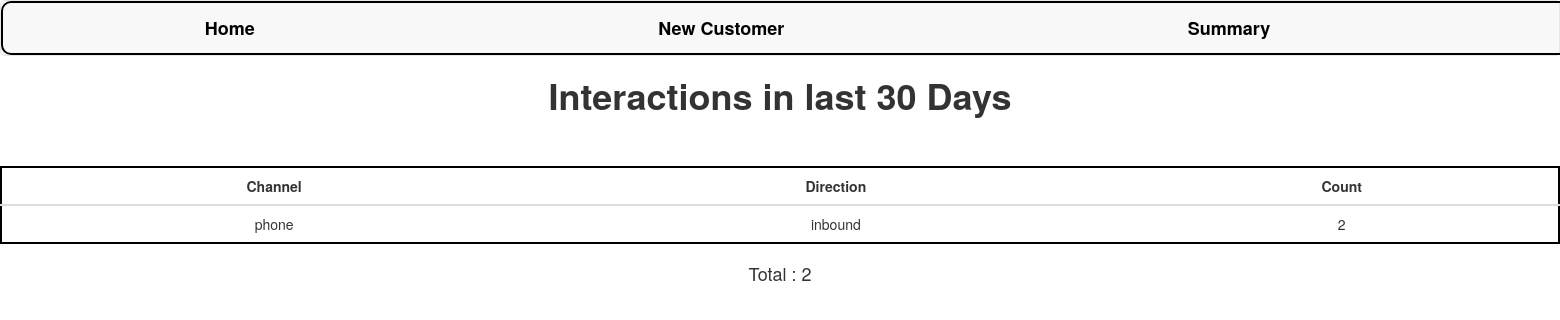
/summary/, run on an earlier commit of the app's database.
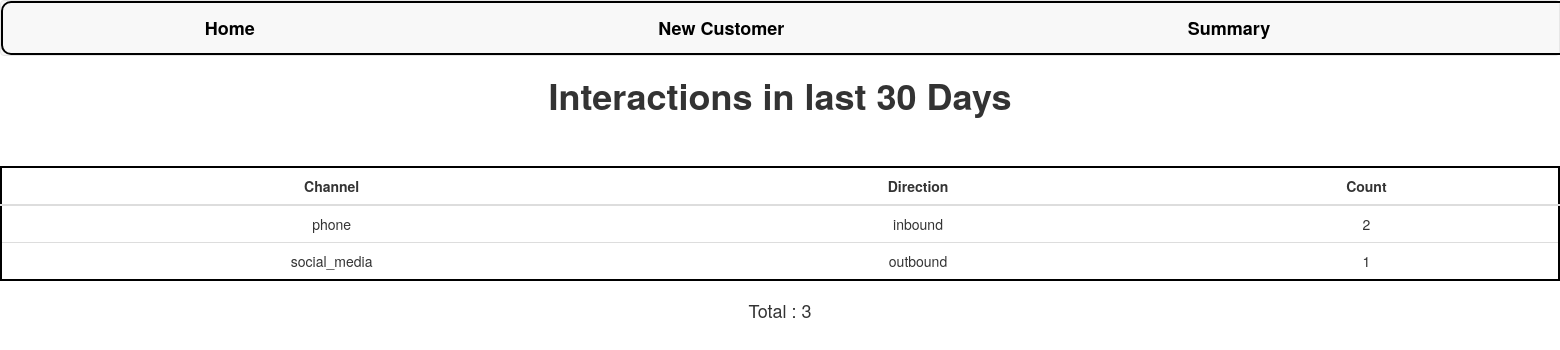
And on a later commit of the database.
### customer360/models.py (models this page shows)
class Interaction(models.Model):
    CHANNEL_CHOICES = [ # Max char length = 15
        ('phone', 'Phone'),
        ('sms', 'SMS'),
        ('email', 'Email'),
        ('letter', 'Letter'),
        ('social_media', 'Social Media'),
    ]
    DIRECTION_CHOICES = [ # Max char length = 10
        ('inbound', 'Inbound'),
        ('outbound', 'Outbound'),
    ]
    customer = models.ForeignKey(Customer, on_delete=models.CASCADE)
    channel = models.CharField(max_length=15, choices=CHANNEL_CHOICES)
    direction = models.CharField(max_length=10, choices=DIRECTION_CHOICES)
    interaction_date = models.DateField(auto_now_add=True)
    summary = models.TextField()

### customer360/views.py (the view)
# urls.py: path('summary/', views.summary, name='summary'),
def summary(request): # Summary
    thirty_days_ago = date.today() - timedelta(days=30)
    interactions = Interaction.objects.filter(interaction_date__gte=thirty_days_ago)
    count = len(interactions)
    grouped_interactions = (
        interactions
        .values("channel", "direction") # group queryset by channel and direction
        .annotate(count=Count("channel")) # add count field
    )
    context = { "interactions":grouped_interactions, "count":count }
    return render(request, "summary.html", context=context)

### customer360/templates/summary.html
{% extends 'base.html' %}
{% load static %}
{% block content %}
<html>
    <body>
        <h1> Interactions in last 30 Days  </h1>
        {% if not interactions %}
            <p> there are no interactions in the last 30 days <p>
        {% else %}
            <table class="table">
                <thead>
                    <tr>
                        <th>Channel</th>
                        <th>Direction</th>
                        <th>Count</th>
                    </tr>
                </thead>
                <tbody>
                    {% for interaction in interactions %}
                        <tr>
                            <td>{{ interaction.channel }}</td>
                            <td>{{ interaction.direction }}</td>
                            <td> {{ interaction.count }} </td>
                        </tr>
                    {% endfor %}
                </tbody>
            </table>
            <h4> Total : {{ count }} </h4>
        {% endif %}
    </body>
</html>
{% endblock content %}

### customer360/templates/base.html (shortened to what this page needs)
{% load static %}
<!DOCTYPE html>
<html>
    <head>
        <link rel="stylesheet" href="https://maxcdn.bootstrapcdn.com/bootstrap/3.4.1/css/bootstrap.min.css">
        <link rel="stylesheet" href="{% static 'css/main.css' %}">
    </head>
    <body>
        <nav class="navbar navbar-default">
            <ul class="nav navbar-nav">
                <li>
                    <a style="color:black;" href="/">Home</a>
                </li>
                <li>
                    <a  style="color:black;" href="/create">New Customer</a>
                </li>
                <li>
                    <a style="color:black;" href="/summary">Summary</a>
                </li>
            </ul>
        </nav>
        {% block content %}
        {% endblock %}
    </body>
</html>

### static/css/main.css (style rules this page uses)
body { text-align: center; margin: auto; }
h1,p { font-weight: bold; }
table { margin: auto; border: 2px solid #000000; margin-top: 50px; border-radius: 15px; background-color: white; text-align: center; }
th { text-align: center; }
.nav { width: 200%; border: 2px solid black; border-radius: 10px; }
.nav li { margin-right: 6%; margin-left: 6%; font-size: large; font-weight: bold; }

What changed in the data, as far as the page shows it:
added Interaction: channel "social_media", direction "outbound", count "1"
Also different on the page:
{{ count }}: "2" → "3"
